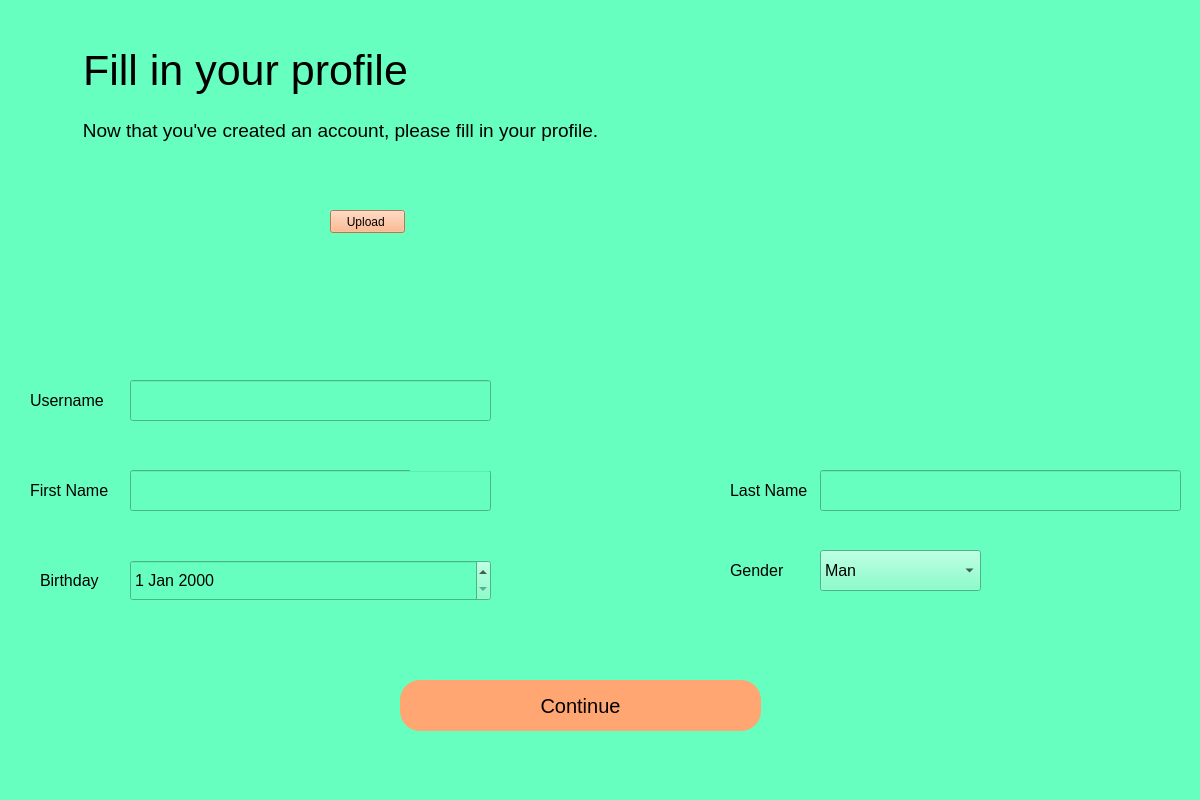
<?xml version="1.0" encoding="UTF-8"?>
<ui version="4.0">
 <class>Dialog</class>
 <widget class="QDialog" name="Dialog">
  <property name="geometry">
   <rect>
    <x>0</x>
    <y>0</y>
    <width>1200</width>
    <height>800</height>
   </rect>
  </property>
  <property name="windowTitle">
   <string>Dialog</string>
  </property>
  <widget class="QWidget" name="bgwidget" native="true">
   <property name="geometry">
    <rect>
     <x>0</x>
     <y>0</y>
     <width>1200</width>
     <height>800</height>
    </rect>
   </property>
   <property name="styleSheet">
    <string notr="true">background-color: rgb(102, 255, 191);</string>
   </property>
   <widget class="QLabel" name="label">
    <property name="geometry">
     <rect>
      <x>10</x>
      <y>10</y>
      <width>471</width>
      <height>121</height>
     </rect>
    </property>
    <property name="font">
     <font>
      <pointsize>32</pointsize>
     </font>
    </property>
    <property name="text">
     <string>Fill in your profile</string>
    </property>
    <property name="alignment">
     <set>Qt::AlignCenter</set>
    </property>
   </widget>
   <widget class="QLabel" name="label_2">
    <property name="geometry">
     <rect>
      <x>40</x>
      <y>110</y>
      <width>601</width>
      <height>41</height>
     </rect>
    </property>
    <property name="font">
     <font>
      <pointsize>14</pointsize>
     </font>
    </property>
    <property name="text">
     <string>Now that you've created an account, please fill in your profile.</string>
    </property>
    <property name="alignment">
     <set>Qt::AlignCenter</set>
    </property>
   </widget>
   <widget class="QPushButton" name="btn_signup">
    <property name="geometry">
     <rect>
      <x>400</x>
      <y>680</y>
      <width>361</width>
      <height>51</height>
     </rect>
    </property>
    <property name="font">
     <font>
      <pointsize>15</pointsize>
      <weight>50</weight>
      <italic>false</italic>
      <bold>false</bold>
      <underline>false</underline>
      <strikeout>false</strikeout>
      <kerning>true</kerning>
     </font>
    </property>
    <property name="styleSheet">
     <string notr="true">background-color: rgb(255, 166, 114);
border-radius: 20px</string>
    </property>
    <property name="text">
     <string>Continue</string>
    </property>
   </widget>
   <widget class="QLineEdit" name="userfield">
    <property name="geometry">
     <rect>
      <x>130</x>
      <y>380</y>
      <width>361</width>
      <height>41</height>
     </rect>
    </property>
    <property name="font">
     <font>
      <pointsize>12</pointsize>
     </font>
    </property>
   </widget>
   <widget class="QLineEdit" name="passwordfield">
    <property name="geometry">
     <rect>
      <x>130</x>
      <y>470</y>
      <width>361</width>
      <height>41</height>
     </rect>
    </property>
    <property name="font">
     <font>
      <pointsize>12</pointsize>
     </font>
    </property>
   </widget>
   <widget class="QLabel" name="label_3">
    <property name="geometry">
     <rect>
      <x>30</x>
      <y>390</y>
      <width>81</width>
      <height>21</height>
     </rect>
    </property>
    <property name="font">
     <font>
      <pointsize>12</pointsize>
     </font>
    </property>
    <property name="text">
     <string>Username</string>
    </property>
   </widget>
   <widget class="QLabel" name="label_4">
    <property name="geometry">
     <rect>
      <x>30</x>
      <y>480</y>
      <width>81</width>
      <height>21</height>
     </rect>
    </property>
    <property name="font">
     <font>
      <pointsize>12</pointsize>
     </font>
    </property>
    <property name="text">
     <string>First Name</string>
    </property>
   </widget>
   <widget class="QLabel" name="error">
    <property name="geometry">
     <rect>
      <x>410</x>
      <y>450</y>
      <width>361</width>
      <height>21</height>
     </rect>
    </property>
    <property name="font">
     <font>
      <pointsize>12</pointsize>
     </font>
    </property>
    <property name="styleSheet">
     <string notr="true">color: rgb(170, 0, 0);</string>
    </property>
    <property name="text">
     <string/>
    </property>
   </widget>
   <widget class="QLabel" name="label_5">
    <property name="geometry">
     <rect>
      <x>730</x>
      <y>480</y>
      <width>81</width>
      <height>21</height>
     </rect>
    </property>
    <property name="font">
     <font>
      <pointsize>12</pointsize>
     </font>
    </property>
    <property name="text">
     <string>Last Name</string>
    </property>
   </widget>
   <widget class="QLineEdit" name="confirmpasswordfield">
    <property name="geometry">
     <rect>
      <x>820</x>
      <y>470</y>
      <width>361</width>
      <height>41</height>
     </rect>
    </property>
    <property name="font">
     <font>
      <pointsize>12</pointsize>
     </font>
    </property>
   </widget>
   <widget class="QLabel" name="l_image">
    <property name="geometry">
     <rect>
      <x>80</x>
      <y>190</y>
      <width>150</width>
      <height>140</height>
     </rect>
    </property>
    <property name="text">
     <string/>
    </property>
   </widget>
   <widget class="QPushButton" name="btn_upload">
    <property name="geometry">
     <rect>
      <x>330</x>
      <y>210</y>
      <width>75</width>
      <height>23</height>
     </rect>
    </property>
    <property name="styleSheet">
     <string notr="true">background-color: rgb(255, 166, 114);</string>
    </property>
    <property name="text">
     <string>Upload </string>
    </property>
   </widget>
   <widget class="QDateEdit" name="dateEdit">
    <property name="geometry">
     <rect>
      <x>130</x>
      <y>560</y>
      <width>361</width>
      <height>41</height>
     </rect>
    </property>
    <property name="font">
     <font>
      <pointsize>12</pointsize>
     </font>
    </property>
   </widget>
   <widget class="QLabel" name="label_7">
    <property name="geometry">
     <rect>
      <x>40</x>
      <y>570</y>
      <width>81</width>
      <height>21</height>
     </rect>
    </property>
    <property name="font">
     <font>
      <pointsize>12</pointsize>
     </font>
    </property>
    <property name="text">
     <string>Birthday</string>
    </property>
   </widget>
   <widget class="QComboBox" name="comboBox">
    <property name="geometry">
     <rect>
      <x>820</x>
      <y>550</y>
      <width>161</width>
      <height>41</height>
     </rect>
    </property>
    <property name="font">
     <font>
      <pointsize>12</pointsize>
     </font>
    </property>
    <item>
     <property name="text">
      <string>Man</string>
     </property>
    </item>
    <item>
     <property name="text">
      <string>Woman</string>
     </property>
    </item>
    <item>
     <property name="text">
      <string>Other</string>
     </property>
    </item>
   </widget>
   <widget class="QLabel" name="label_8">
    <property name="geometry">
     <rect>
      <x>730</x>
      <y>560</y>
      <width>81</width>
      <height>21</height>
     </rect>
    </property>
    <property name="font">
     <font>
      <pointsize>12</pointsize>
     </font>
    </property>
    <property name="text">
     <string>Gender</string>
    </property>
   </widget>
  </widget>
 </widget>
 <resources/>
 <connections/>
</ui>
